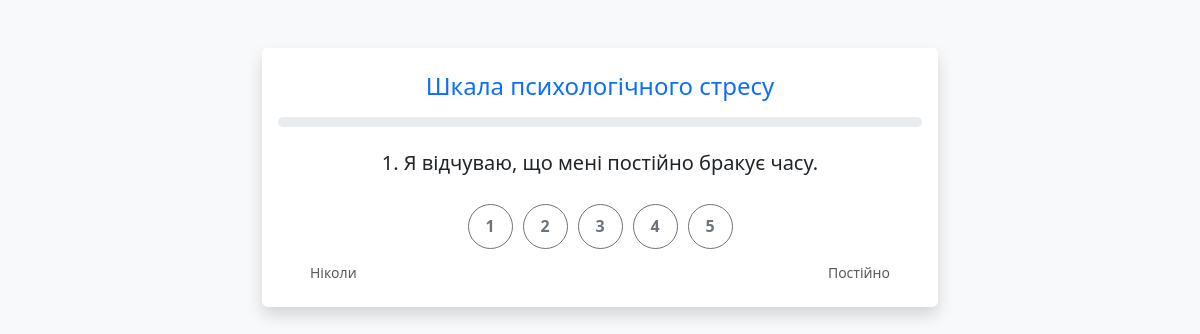
The page /test/1 (signed in) on the database its author committed.
### app/models.py (models this page shows)
class PsychologicalTest(Base):
    __tablename__ = "tests"
    id = Column(Integer, primary_key=True, index=True)
    title = Column(String)
    description = Column(Text)
    questions = relationship("Question", back_populates="test")

class Question(Base):
    __tablename__ = "questions"
    id = Column(Integer, primary_key=True, index=True)
    test_id = Column(Integer, ForeignKey("tests.id"))
    text = Column(String)
    scale_min = Column(Integer, default=1)
    scale_max = Column(Integer, default=5)
    test = relationship("PsychologicalTest", back_populates="questions")

### app/main.py (the view)
@app.get("/test/{test_id}", response_class=HTMLResponse)
def run_test(test_id: int, request: Request, db: Session = Depends(get_db)):
    token = request.cookies.get("access_token")
    if not token or not auth.decode_access_token(token):
        return RedirectResponse(url="/login")
    test = db.query(models.PsychologicalTest).filter(models.PsychologicalTest.id == test_id).first()
    questions = db.query(models.Question).filter(models.Question.test_id == test_id).all()
    return templates.TemplateResponse("test_run.html", {"request": request, "test": test, "questions": questions})

### templates/test_run.html (shortened to what this page needs)
<!DOCTYPE html>
<html lang="uk">
<head>
    <link href="https://cdn.jsdelivr.net/npm/bootstrap@5.3.0/dist/css/bootstrap.min.css" rel="stylesheet">
</head>
<body class="bg-light">
    <div class="container mt-5" style="max-width: 700px;">
        <div class="card shadow border-0">
            <div class="card-header bg-white border-0 pt-4 pb-0">
                <h4 class="text-center text-primary">{{ test.title }}</h4>
                <div class="progress mt-3" style="height: 10px;">
                </div>
            </div>
            <div class="card-body p-4 text-center">
                {% for q in questions %}
                <div class="question-card {% if loop.index == 1 %}active{% endif %}" id="step-{{ loop.index0 }}">
                    <h5 class="mb-4">{{ loop.index }}. {{ q.text }}</h5>
                    <div class="d-flex justify-content-center flex-wrap">
                        <button class="btn btn-outline-secondary likert-btn" onclick="nextStep({{ loop.index0 }}, 1)">1</button>
                        <button class="btn btn-outline-secondary likert-btn" onclick="nextStep({{ loop.index0 }}, 2)">2</button>
                        <button class="btn btn-outline-secondary likert-btn" onclick="nextStep({{ loop.index0 }}, 3)">3</button>
                        <button class="btn btn-outline-secondary likert-btn" onclick="nextStep({{ loop.index0 }}, 4)">4</button>
                        <button class="btn btn-outline-secondary likert-btn" onclick="nextStep({{ loop.index0 }}, 5)">5</button>
                    </div>
                    <div class="d-flex justify-content-between mt-2 px-4 text-muted small">
                        <span>Ніколи</span>
                        <span>Постійно</span>
                    </div>
                </div>
                {% endfor %}
            </div>
        </div>
    </div>
</body>
</html>

### templates/test_run.html (style rules this page uses)
.question-card { display: none; animation: fadeIn 0.5s; }
.question-card.active { display: block; }
.likert-btn { margin: 5px; width: 45px; height: 45px; border-radius: 50%; font-weight: bold; }

### rows shown on the page
PsychologicalTest: title "Шкала психологічного стресу"
Question: text "Я відчуваю, що мені постійно бракує часу."
